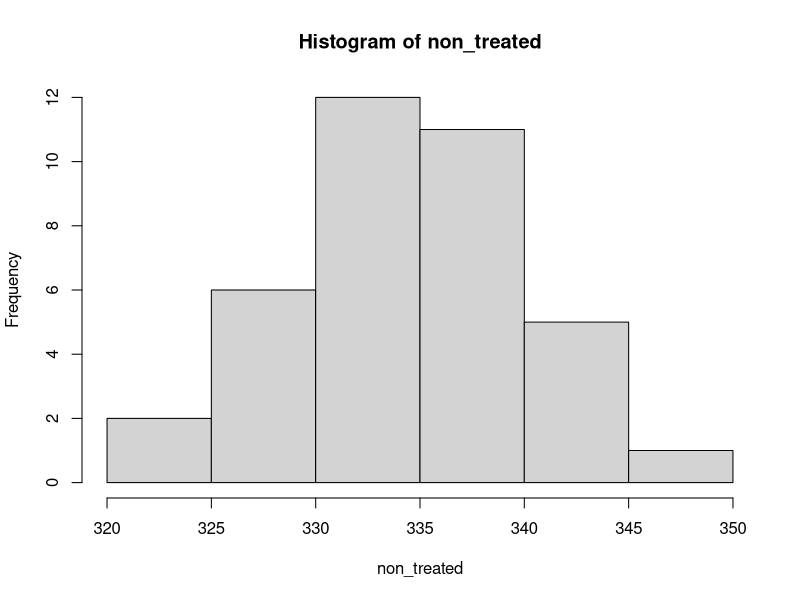
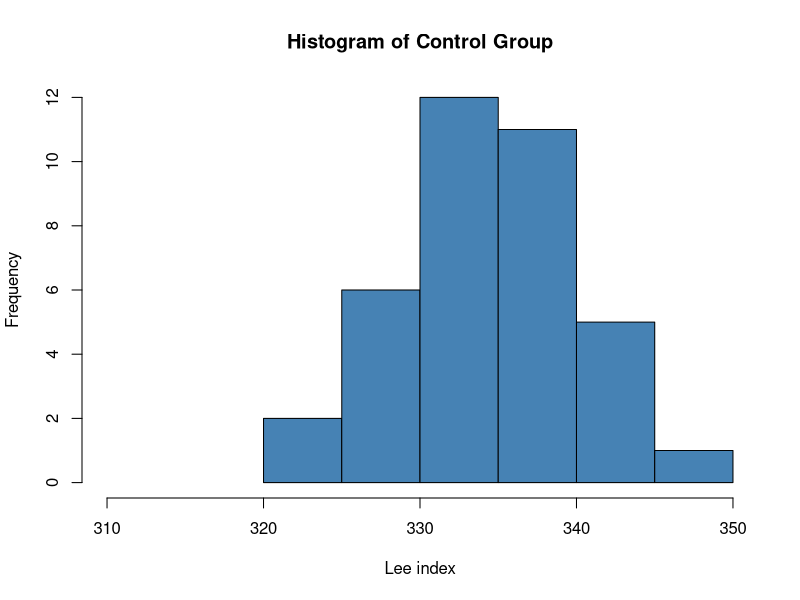
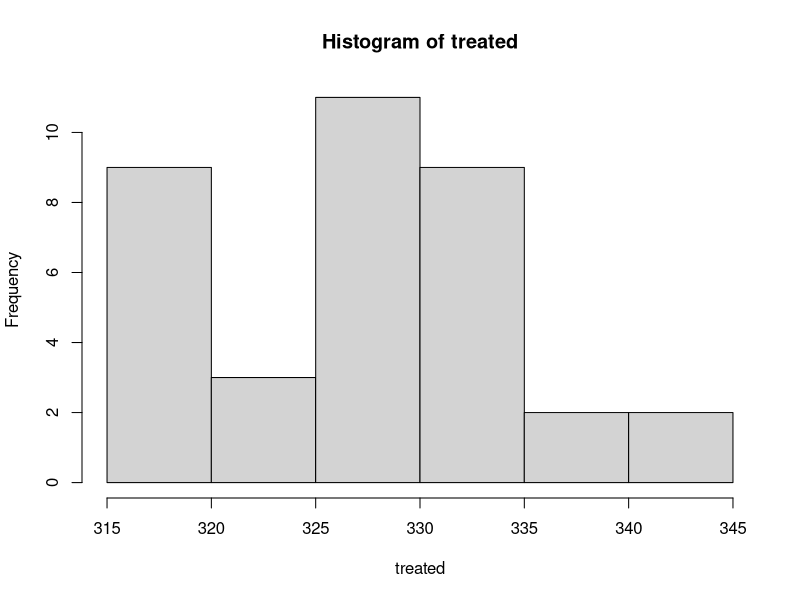
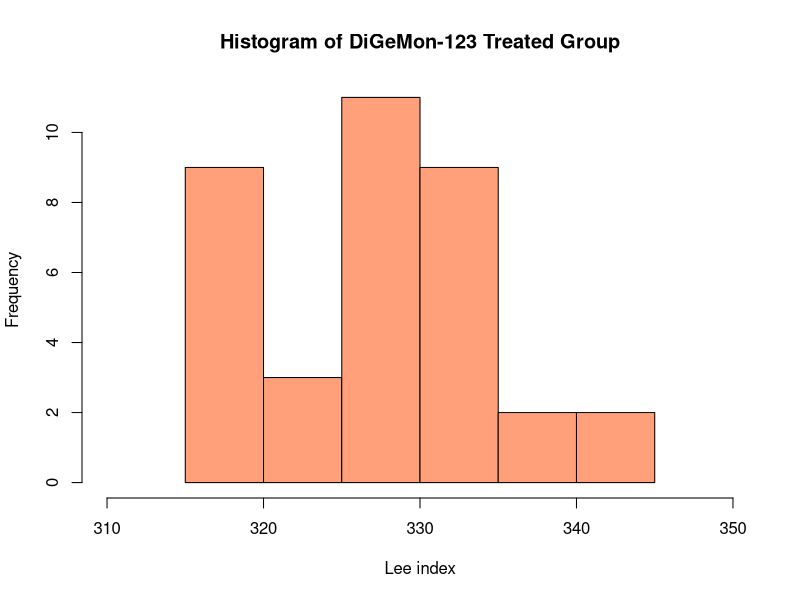
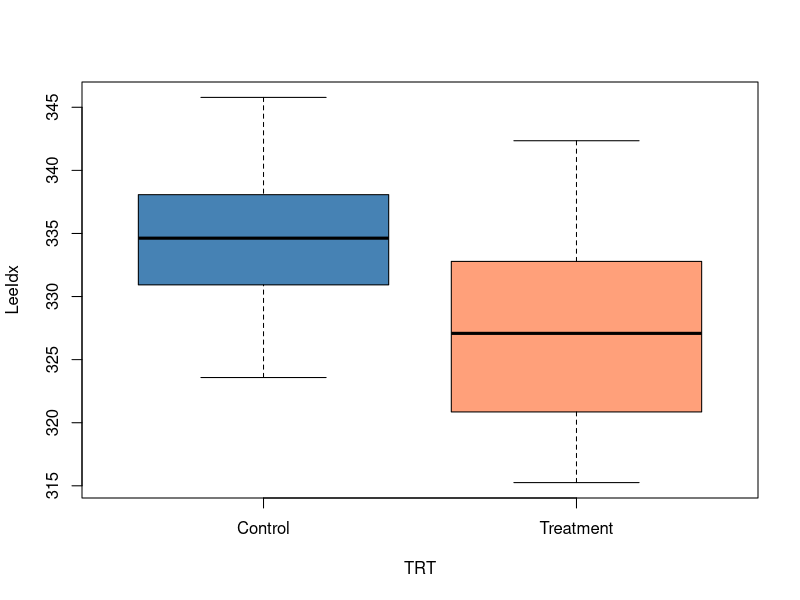
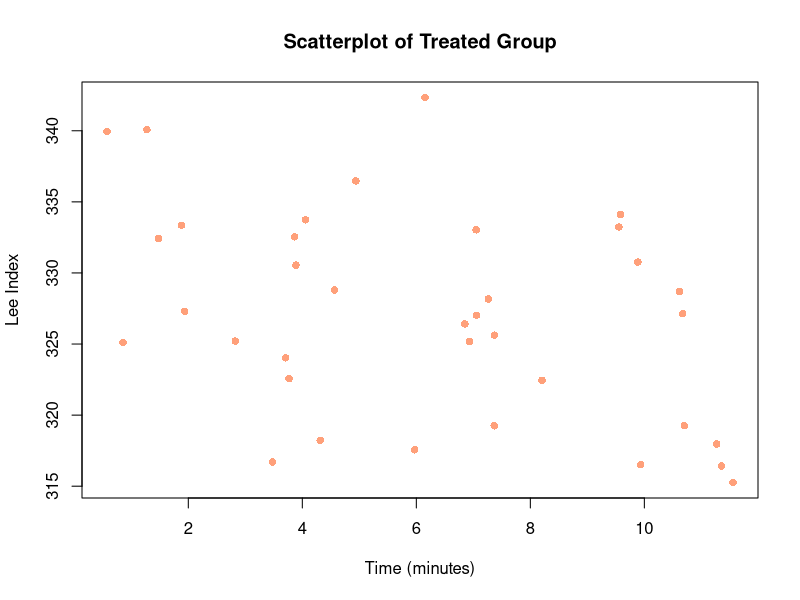
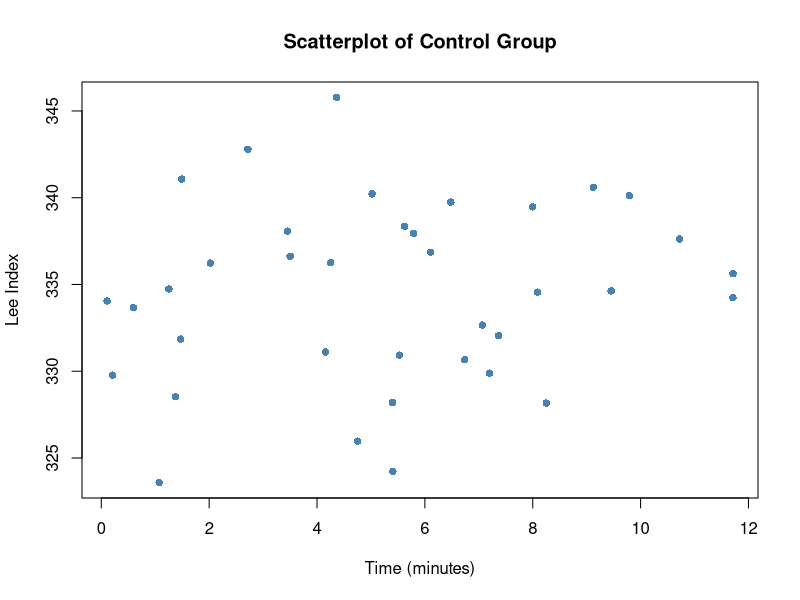
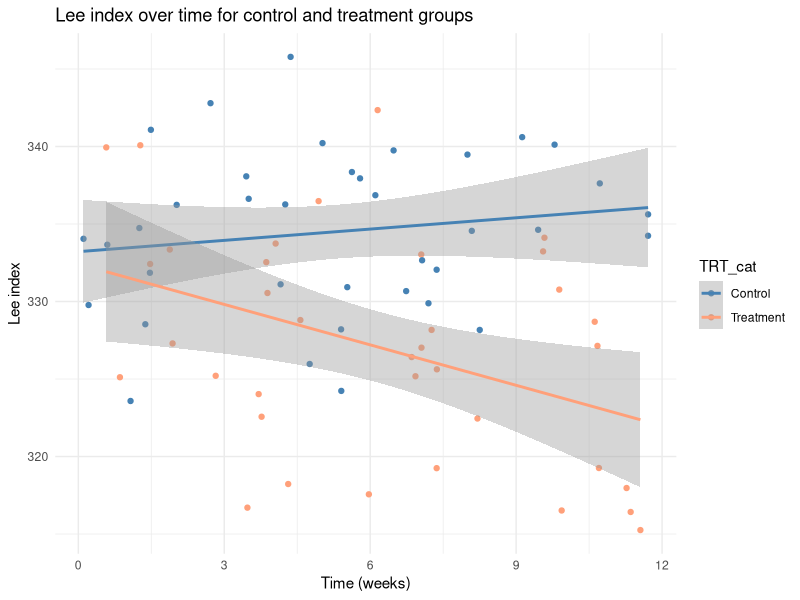

Generate these figures, in order, with R:
library(ggplot2)
library(lmtest)

data <- read.csv("data/Data_T4.csv")

# ------------------- Visualise data -------------------------------------------
# Number of treated vs control
table(data$TRT)


# Histograms
non_treated = data$LeeIdx[data$TRT == 0]
plot(hist(non_treated), col = "steelblue", xlim = c(310,350), main = "Histogram of Control Group", xlab = "Lee index")

treated = data$LeeIdx[data$TRT == 1]
plot(hist(treated), col = "lightsalmon", xlim = c(310,350), main = "Histogram of DiGeMon-123 Treated Group", xlab = "Lee index")


# Boxplot
boxplot(LeeIdx ~ TRT, data = data, names = c("Control", "Treatment"), col = c("steelblue", "lightsalmon"))


# Scatterplot + correlation for treated group
treated_all = data[data$TRT == 1, c("LeeIdx", "Time")]
plot(treated_all$Time, treated_all$LeeIdx, col = "lightsalmon", main = "Scatterplot of Treated Group", pch = 16, xlab = "Time (minutes)", ylab = "Lee Index")
cor(treated_all$Time, treated_all$LeeIdx) # Weak negative correlation -0.4129381

# Scatterplot + correlation for control group
non_treated_all = data[data$TRT == 0, c("LeeIdx", "Time")]
plot(non_treated_all$Time, non_treated_all$LeeIdx, col = "steelblue", main = "Scatterplot of Control Group", pch = 16, xlab = "Time (minutes)", ylab = "Lee Index")
cor(non_treated_all$Time, non_treated_all$LeeIdx) # Correlation 0.1526447


# ggplot showing LeeIdx vs Time for both groups
# Treat data as categorical instead of numerical for ggplot
data$TRT_cat <- data$TRT
data$TRT_cat <- factor(data$TRT, levels = c(0,1), labels = c("Control", "Treatment"))

ggplot(data, aes(x = Time, y = LeeIdx, color = TRT_cat)) + 
  geom_point() +
  geom_smooth(method = "lm") +
  labs(title = "Lee index over time for control and treatment groups", 
       x = "Time (weeks)", y = "Lee index") + 
  scale_color_manual(values = c("Control" = "steelblue", "Treatment" = "lightsalmon")) +
  theme_minimal()


# --------------------- Linear regression --------------------------------------
# Fit linear regression model with interaction between treatment and time
model <- lm(LeeIdx ~ TRT * Time, data = data)
summary(model)
plot(model)

# p-value for TRTTreatment:Time is 0.012 - Lee index decreases faster for treated rats than control

# Check for heteroscedasticity (also visualised through plot 1 and 3 from plot(model))
bptest(model) # p-value = 0.2644: homoscedasticity - good!

# Check if residuals are normally distributed (also visualised through plot 2 from plot(model))
shapiro.test(resid(model)) # p-value = 0.9098: residuals are normal - good!

# Check for independence of errors
dwtest(model) # p-value = 0.6167: residuals are not correlated - good!


# Present and discuss your findings. 
#- Significant TRT effect → DiGeMon-123 alters Lee index regardless of time.
#- Significant Time effect → Lee index changes over time.
#- Significant TRT:Time interaction → Treatment modifies the rate of change in Lee index over time.

#- Intercept (333.22): This is the estimated Lee index at Time = 0 for the control group (TRT = 0). It serves as the baseline.
#- TRT (-0.79, p = 0.782): The main effect of treatment is not statistically significant. At Time = 0, treated rats do not differ significantly in Lee index from controls.
#- Time (0.24, p = 0.433): Time alone does not significantly affect Lee index in the control group. There's no strong evidence that Lee index changes over time without treatment.
#- TRT:Time (-1.11, p = 0.012): This is the key finding. The interaction between treatment and time is statistically significant. It suggests that Lee index decreases over time in the treated group, at a rate of approximately 1.11 units per week more than the control group.
